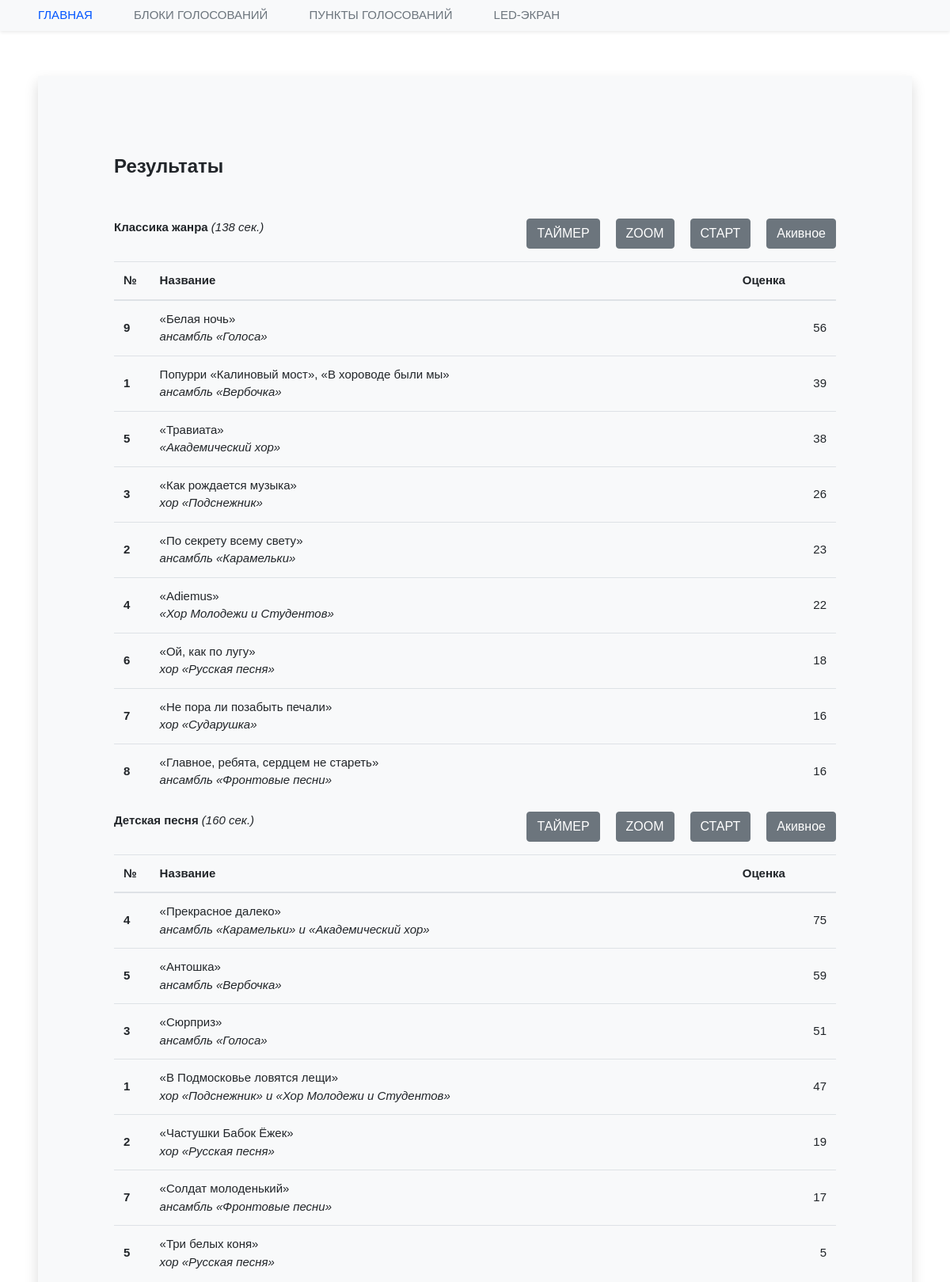
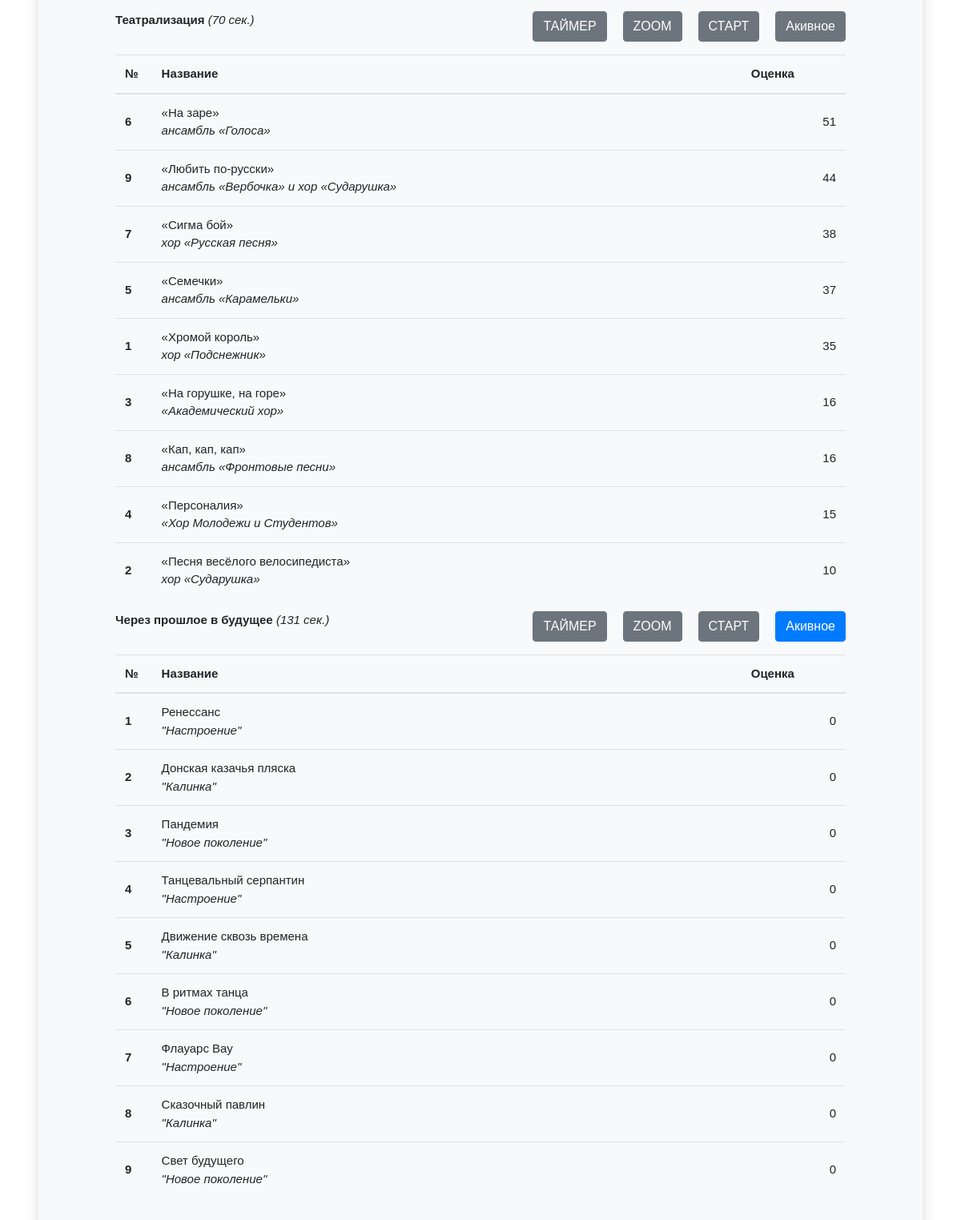
The page /control (signed in) on the database its author committed (2 pictures, top to bottom).
### publicvotes/models.py (models this page shows, shortened)
class Theme(models.Model):
	title = models.CharField(verbose_name="Блок голосования", max_length=250, blank=True)
	number = models.DecimalField(verbose_name="Номер", max_digits=2, decimal_places=0, default=1, blank=False)
	current = models.BooleanField("Текущее голосования", default=False)
	active = models.BooleanField("Активное голосования", default=False)
	zoom = models.BooleanField("Активное голосования", default=False)
	show_timer = models.BooleanField("Показывать таймер", default=False)
	count = models.DecimalField(verbose_name="Номер", max_digits=4, decimal_places=0, default=180, blank=False)
	theme_token = models.CharField(verbose_name="Токен", max_length=250, blank=True)
	registration_date = models.DateField(verbose_name="Дата создания", default=date.today)
	class Meta:
		ordering = ['title']
		verbose_name='Блок голосования'
		verbose_name_plural='Блоки голосований'

class VotePart(models.Model):
	theme = models.ForeignKey(Theme, verbose_name="Голосование", on_delete=models.CASCADE, null=True, default=None, blank=True)
	name = models.CharField(verbose_name="Пункт голосования", max_length=250, blank=True)
	sub_name = models.CharField(verbose_name="Пункт голосования дополнительный", max_length=250, blank=True)
	number = models.DecimalField(verbose_name="Номер", max_digits=2, decimal_places=0, default=1, blank=False)
	class Meta:
		ordering = ['theme__title']
		verbose_name='Пункт голосования'
		verbose_name_plural='Пункты голосований'

### vote/views.py (the view)
# urls.py: path('control', control_view, name = 'control'),
@login_required(login_url='/login')
def control_view(request):
	if not request.user.profile.admin_access:
		return redirect ('home')
	themes = Theme.objects.all().order_by('number')
	sorted_counts = {}
	zoom = False
	show_timer = False
	for theme in themes:
		if theme.zoom:
			zoom = True
		if theme.show_timer:
			show_timer = True
		votepart_counts = {}
		voteparts= VotePart.objects.filter(theme = theme).order_by('number')
		for votepart in voteparts:
			votepart_counts[votepart] = VoteCount.objects.filter(vote_part = votepart).count()
		sorted_counts[theme.pk] =  dict(sorted(votepart_counts.items(), key=lambda x: x[1], reverse=True))
	args = {
		'themes': themes,
		'votepart_counts': votepart_counts,
		'sorted_counts': sorted_counts,
		'zoom': zoom,
		'show_timer': show_timer,
	}
	return render(request, 'control_view.html', args)

### profileuser/templatetags/objects_extras.py (called while the page is built)
@register.filter(name='lookup')
def lookup(d, key):
	try:
		t = d[key]
	except:
		return None
	return t

### vote/utils.py (called while the page is built)
def base_context(request):
	protocol = 'http://'
	if request.is_secure():
		protocol = 'https://'
	no_user = protocol + str(get_current_site(request)) + settings.STATIC_URL + 'img/no-user.jpg'
	no_image = protocol + str(get_current_site(request)) + settings.STATIC_URL + 'img/no-image.png'
	cookie_flag = True
	if "coockes" in request.session:
		cookie_flag = False
		if request.user.is_authenticated:
			if request.session['coockes'] == '1' and not request.user.profile.cookies_agree:
				request.user.profile.cookies_agree = True
				request.user.profile.save()
	else:
		if request.user.is_authenticated:
			if request.user.profile.cookies_agree:
				cookie_flag = False
				request.session['coockes'] = '1'
	args = {
		'cookie_flag': cookie_flag,
		'no_user': no_user,
		'no_image': no_image,
	}
	return args

### templates/control_view.html (shortened to what this page needs)
{% extends "base.html" %}
{% load objects_extras %}
{% load static %}
{% block content %}
	<div class="row align-middle p-5">
		<div class="col-md-12" style="font-size: 24px;">
			<b>Результаты</b>
		</div>
	</div>
	{% for theme in themes %}
		<div class="row align-middle px-5">
			<div class="col-md-12">
				<b>{{ theme.title }}</b><em> ({{ theme.count }} сек.)</em>
				<button type="button" class="btn {% if theme.current %}btn-primary{% else %}btn btn-secondary{% endif %} current" style="float: right;" data-pk="{{ theme.pk }}">Акивное</button>
				<button type="button" class="btn {% if theme.active %}btn-primary{% else %}btn btn-secondary{% endif %} active_theme" style="float: right; margin-right: 20px;" data-pk="{{ theme.pk }}">СТАРТ</button>
				<button type="button" class="btn {% if zoom %}btn-primary{% else %}btn btn-secondary{% endif %} zoom" style="float: right; margin-right: 20px;">ZOOM</button>
				<button type="button" class="btn {% if show_timer %}btn-primary{% else %}btn btn-secondary{% endif %} show_timer" style="float: right; margin-right: 20px;">ТАЙМЕР</button>
			</div>
		</div>
		<div class="text-left mt-3 px-5">
			<table class="table">
				<thead>
					<tr>
						<th scope="col" class="table-cel-width-5 align-middle">№</th>
						<th scope="col" class="table-cel-width-75 align-middle">Название</th>
						<th scope="col" class="table-cel-width-20 align-middle text-center">Оценка</th>
					</tr>
				</thead>
				<tbody>
					{% with sorted_counts|lookup:theme.pk as sorted_counts %}
					{% for key, val in sorted_counts.items %}
						<tr class="">
							<th scope="row" class="align-middle">{{ key.number }}</th>
							<td class="align-middle">{{ key.name }}<br><em>{{ key.sub_name }}</em></td>
							<td class="align-middle text-right">{{ val }}</td>
						</tr>
					{% endfor %}
					{% endwith %}
				</tbody>
			</table>
		</div>
	{% endfor %}
{% endblock %}

### static/css/style.css (style rules this page uses)
body { font-family: 'Montserrat', sans-serif; font-style: normal; font-size: 15px !important; }
.table-cel-width-5 { width: 5%; }
.table-cel-width-20 { width: 20%; }
.table-cel-width-75 { width: 75%; }

### rows shown on the page
Theme: title "Классика жанра", count "138"
VotePart: number "9", name "«Белая ночь»", sub_name "ансамбль «Голоса»", val "56"
VotePart: number "1", name "Попурри «Калиновый мост», «В хороводе были мы»", sub_name "ансамбль «Вербочка»", val "39"
VotePart: number "5", name "«Травиата»", sub_name "«Академический хор»", val "38"
VotePart: number "3", name "«Как рождается музыка»", sub_name "хор «Подснежник»", val "26"
VotePart: number "2", name "«По секрету всему свету»", sub_name "ансамбль «Карамельки»", val "23"
VotePart: number "4", name "«Adiemus»", sub_name "«Хор Молодежи и Студентов»", val "22"
VotePart: number "6", name "«Ой, как по лугу»", sub_name "хор «Русская песня»", val "18"
VotePart: number "7", name "«Не пора ли позабыть печали»", sub_name "хор «Сударушка»", val "16"
VotePart: number "8", name "«Главное, ребята, сердцем не стареть»", sub_name "ансамбль «Фронтовые песни»", val "16"
Theme: title "Детская песня", count "160"
VotePart: number "4", name "«Прекрасное далеко»", sub_name "ансамбль «Карамельки» и «Академический хор»", val "75"
VotePart: number "5", name "«Антошка»", sub_name "ансамбль «Вербочка»", val "59"
VotePart: number "3", name "«Сюрприз»", sub_name "ансамбль «Голоса»", val "51"
VotePart: number "1", name "«В Подмосковье ловятся лещи»", sub_name "хор «Подснежник» и «Хор Молодежи и Студентов»", val "47"
VotePart: number "2", name "«Частушки Бабок Ёжек»", sub_name "хор «Русская песня»", val "19"
VotePart: number "7", name "«Солдат молоденький»", sub_name "ансамбль «Фронтовые песни»", val "17"
VotePart: number "5", name "«Три белых коня»", sub_name "хор «Русская песня»"
Theme: title "Театрализация", count "70"
VotePart: number "6", name "«На заре»", sub_name "ансамбль «Голоса»", val "51"
VotePart: number "9", name "«Любить по-русски»", sub_name "ансамбль «Вербочка» и хор «Сударушка»", val "44"
VotePart: number "7", name "«Сигма бой»", sub_name "хор «Русская песня»", val "38"
VotePart: number "5", name "«Семечки»", sub_name "ансамбль «Карамельки»", val "37"
VotePart: number "1", name "«Хромой король»", sub_name "хор «Подснежник»", val "35"
VotePart: number "3", name "«На горушке, на горе»", sub_name "«Академический хор»", val "16"
VotePart: number "8", name "«Кап, кап, кап»", sub_name "ансамбль «Фронтовые песни»", val "16"
VotePart: number "4", name "«Персоналия»", sub_name "«Хор Молодежи и Студентов»", val "15"
VotePart: number "2", name "«Песня весёлого велосипедиста»", sub_name "хор «Сударушка»", val "10"
Theme: title "Через прошлое в будущее", count "131"
VotePart: number "1", name "Ренессанс", sub_name "\"Настроение\"", val "0"
VotePart: number "2", name "Донская казачья пляска", sub_name "\"Калинка\"", val "0"
VotePart: number "3", name "Пандемия", sub_name "\"Новое поколение\"", val "0"
VotePart: number "4", name "Танцевальный серпантин", sub_name "\"Настроение\"", val "0"
VotePart: number "5", name "Движение сквозь времена", sub_name "\"Калинка\"", val "0"
VotePart: number "6", name "В ритмах танца", sub_name "\"Новое поколение\"", val "0"
VotePart: number "7", name "Флауарс Вау", sub_name "\"Настроение\"", val "0"
VotePart: number "8", name "Сказочный павлин", sub_name "\"Калинка\"", val "0"
VotePart: number "9", name "Свет будущего", sub_name "\"Новое поколение\"", val "0"
